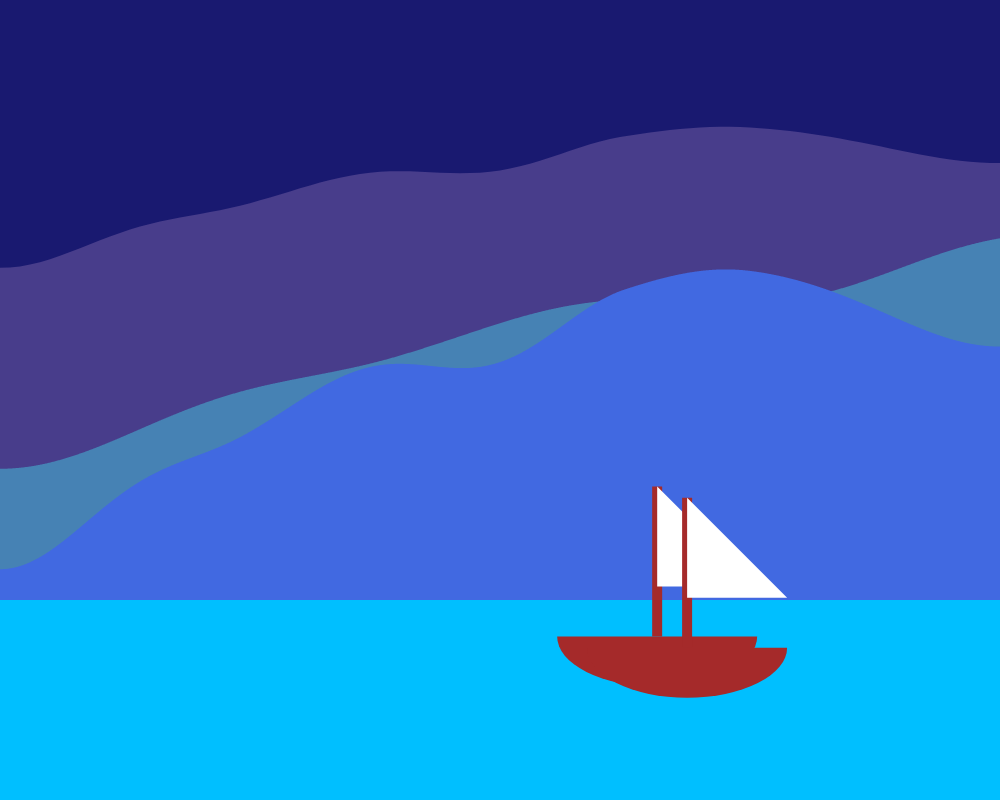
Frame 1 (no input)
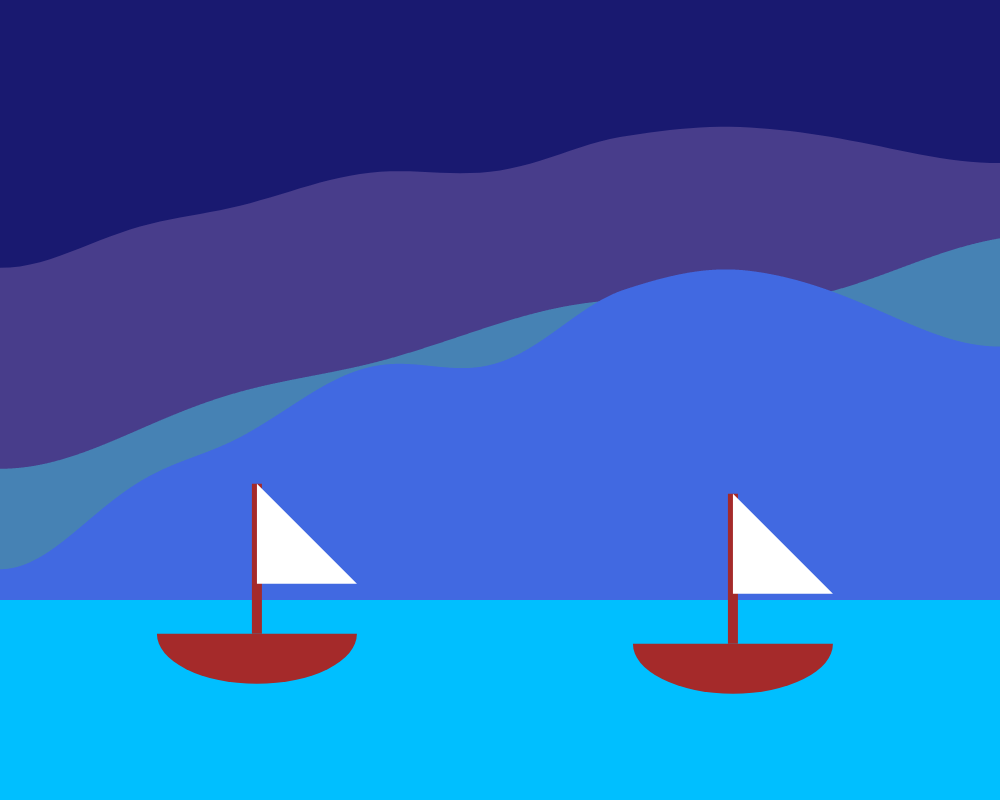
Frame 2 (the mouse pressed at the canvas centre, redrawn once)

The p5.js sketch that drew these frames (run headless with seeded random() and noise() and a simulated clock; the mouse was pressed at the canvas centre and the sketch redrawn once):

// p5.js sketch
// ── sketch.js
//I set out to create a landscape that shows the beauty of a port with sailboats resting on ever-changing water. I love how the waves turned out.They range from calm to big and dramatic, which adds life to the scene. Using different shades of blue gave the waves depth and made them look like they’re fading into the distance. The simple sailboats fit right in and add a nice touch to the overall look. The mix of boats, layered waves, and colors creates a peaceful vibe that I really enjoy.


function setup() {

  // create the canvas
  createCanvas(1000, 800);
  noLoop();  
}

function draw() {
  //dark blue for night sky
  background("MidnightBlue");

  //no outline on objects
  noStroke();

  //Making farthest wave dark and smooth
  fill("DarkSlateBlue");
  beginShape();
  for(let x = 0; x < 201; x++){
    let y = noise(x * 0.01) * 400;
    vertex(x*10, y);
  }
  vertex(1000, 800);
  vertex(0, 800);  
  endShape();

  //making second farthest wave and making it lighter
  fill("SteelBlue");
  beginShape();
  for(let x = 0; x < 1001; x+=.1){
    let y = noise(x * 0.005) * 700;
    vertex(x*8, y);
  }
  vertex(1000, 800);
  vertex(0, 800);
  endShape();

 //make closer wave and it is a lighter blue sense it is really close
 fill("RoyalBlue");
  beginShape();
  for(let x = 0; x < 800; x+=.1){
    let y = noise(x * 0.005) * 850;
    vertex(x*5, y);
  }
  vertex(1000, 800);
  vertex(0, 800);
  endShape();

  //Making still water, where to possibly park boats
  fill("DeepSkyBlue");
  rect(0, 600, 1000, 200);

  //placing boats
  for(let i = 0; i < 2; i++){
    Boats();
  }

}


function Boats(){
    //Randomize the coordinates of the boats
    let x = random(50, 900);
    let y = random(620, 700);

   // Setting the fill to brown for the boat and post
   fill("Brown");
   // Drawing the half-circle for the boat 
   arc(x, y, 200, 100, 0, PI, OPEN);
   // Draw the skinny rectangle for the post
   rect(x - 5, y - 150, 10, 150);
   // Set the fill to white for the sail
   fill("White");
   // Draw the triangle for the sail
   triangle(x, y - 150, x + 100, y - 50, x, y - 50);
}
